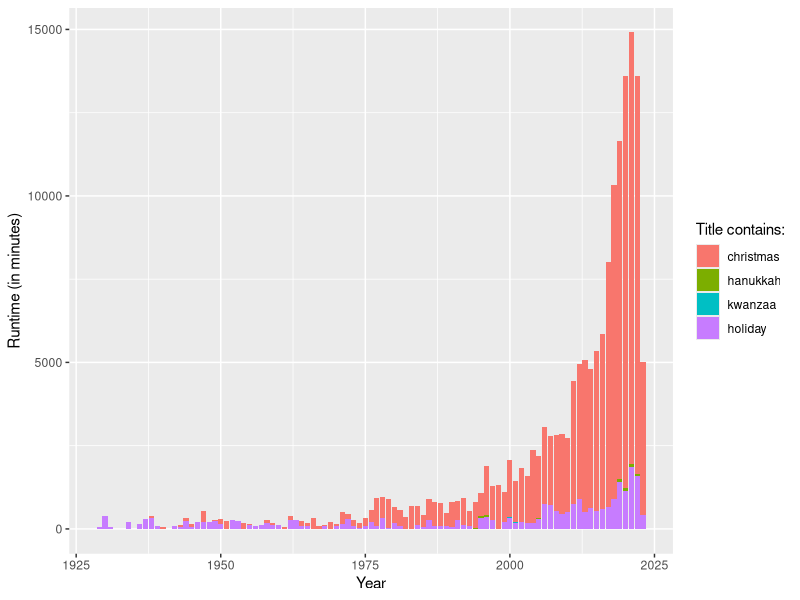
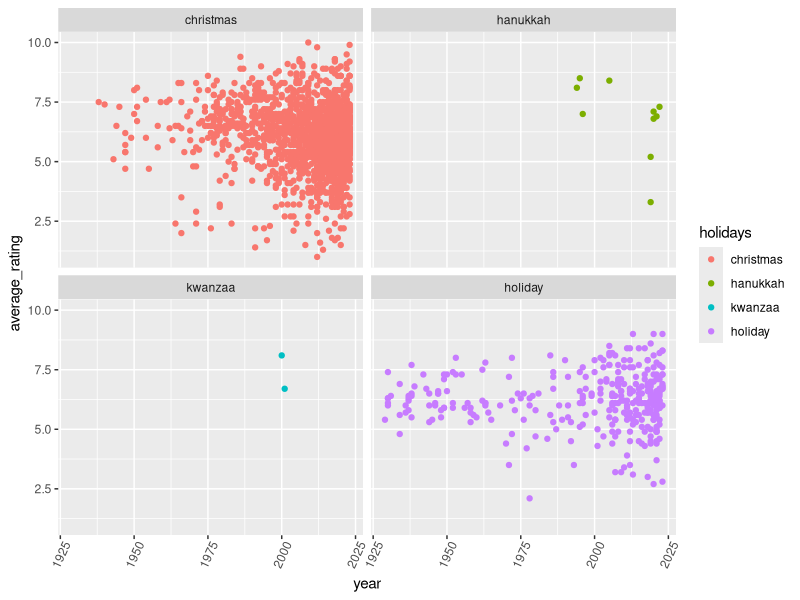

Recreate these plots in R, in order.
## ---- chunk 1
library(tidyr)
library(readr)
library(ggplot2)
holiday_movies <- read_csv("data/holiday_movies.csv")

new_holiday_movies <- pivot_longer(
  holiday_movies,
  cols = c("christmas", "hanukkah", "kwanzaa", "holiday"),
  names_to = "holidays",
  values_to = "true/false"
)

filtered_holiday_movies <- new_holiday_movies[new_holiday_movies$`true/false`, ]

filtered_holiday_movies$holidays <- factor(filtered_holiday_movies$holidays, levels = c("christmas", "hanukkah", "kwanzaa", "holiday"))

ggplot(filtered_holiday_movies, aes(x = year, y = runtime_minutes, fill = holidays)) + 
  geom_bar(stat = "identity") +
  labs(
    x = "Year",
    y = "Runtime (in minutes)",
    fill = "Title contains:",
    title = 
  )
## ---- chunk 2
#problem 1

library(ggplot2)

ggplot(filtered_holiday_movies, aes(x = year, y = average_rating, color = holidays)) +
  geom_point() +
  facet_wrap(~ holidays) +
  theme(axis.text.x = element_text(angle = 65, vjust = 0.6))

